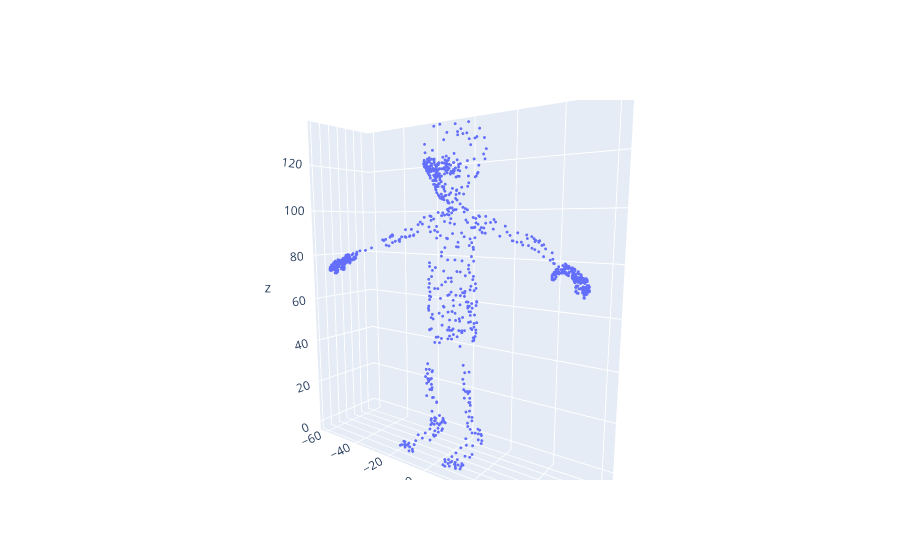

The cell this chart's notebook holds for it:
### Code cell
x, y, z = sample[:, 0], sample[:, 1], sample[:, 2]

fig = go.Figure(data=[go.Scatter3d(x=x, y=y, z=z, mode='markers', marker=dict(size=1))])
fig.show()

### Figure 1 — Plotly figure (JSON) as saved in the notebook; plotly's stock layout.template omitted (floating-point values rounded to 4 significant figures; data arrays with more than 128 entries replaced by an {"elided": "..."} marker saying what was removed)
{"data": [{"marker": {"size": 1}, "mode": "markers", "type": "scatter3d", "x": {"elided": "1000 float values"}, "y": {"elided": "1000 float values"}, "z": {"elided": "1000 float values"}}], "layout": {"autosize": true, "scene": {"aspectmode": "auto", "aspectratio": {"x": 1.472, "y": 0.4135, "z": 1.642}, "camera": {"center": {"x": 0, "y": 0, "z": 0}, "eye": {"x": 1.259, "y": -1.732, "z": 0.3174}, "projection": {"type": "perspective"}, "up": {"x": 0, "y": 0, "z": 1}}}}}
